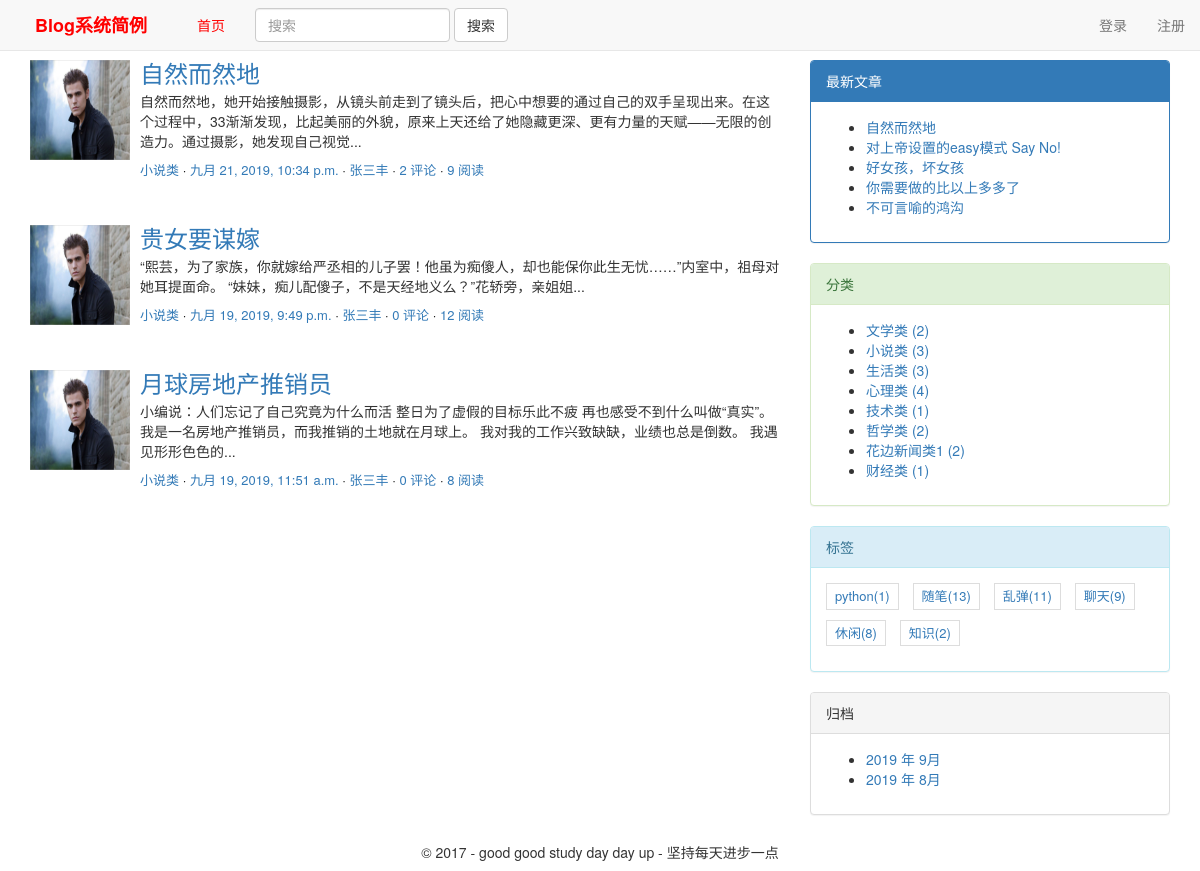
The app's page /category/2/ with its own data.
### blog/models.py (models this page shows, shortened)
class Blog(models.Model):
    title = models.CharField(max_length=70,verbose_name='文章标题')# 文章标题
    body = RichTextUploadingField(verbose_name='文本内容')# 文章正文，我们使用了 RichTextUploadingField
    created_time = models.DateTimeField(verbose_name='创建时间')# 文章的创建时间,存储时间的字段用 DateTimeField 类型。
    modified_time = models.DateTimeField(verbose_name='修改时间')# 文章的最后一次修改时间，存储时间的字段用 DateTimeField 类型。
    excerpt = models.CharField(max_length=200, blank=True,verbose_name='文章摘要') # 指定blank=True 参数值后就可以允许空值了。
    """category是设置文章分类的字段,与前面定义得到Category是多对一的关系,即多个博客文章可归于一类.
    ForeignKey()中参数Category指定外键关联的数据模型(数据库表)的名称，on_delete = models.CASCADE指明如果在Categroy中删除一条记录，
    与这条记录有关的博客记录也会被删除."""
    category = models.ForeignKey(Category,on_delete=models.CASCADE,verbose_name='分类')
    """ tags是标签字段，一篇博客文章可以右多个标签，一个标签下可以有多篇博客文章，因此用ManyToManyFiled类型设置多对多的关联关系
     这里标签tags指定blank=True以允许博客文章没有标签"""
    tags = models.ManyToManyField(Tag, blank=True,verbose_name='标签')
    author = models.ForeignKey(loguser,on_delete=models.CASCADE,verbose_name='作者')
    views = models.IntegerField(default=0,verbose_name='查看次数')
    def get_absolute_url(self):
        return reverse('blog:detail', kwargs={'pk': self.pk})
    class Meta:
        ordering=['-created_time']
        verbose_name = '文档管理表'
        verbose_name_plural = '文档管理表'

class loguser(AbstractUser):
    nikename = models.CharField(max_length=32,verbose_name="昵称",blank=True)
    telephone = models.CharField(max_length=11, null=True, unique=True)
    """
    head_img存储用户头像，在数据库表中存储的是文件的相对地址，字段值形式为upload_to的值/filename。
    图片文件的实际地址由settings.py中的MEDIA_ROOT和head_img中的upload_to决定的，地址为/MEDIA_ROOT的值/upload_to的值/filename
    """
    head_img = models.ImageField(upload_to='headimage', blank=True, null=True, verbose_name='头像')  # 头像
    class Meta:
        verbose_name = "用户信息表"
        verbose_name_plural = verbose_name

class Category(models.Model):
    name = models.CharField(max_length=32,verbose_name='分类名')
    des=models.CharField(max_length=100,verbose_name='备注',null=True)
    class Meta:
        verbose_name='分类'
        verbose_name_plural='分类'

class Tag(models.Model):
    name = models.CharField(max_length=32,verbose_name='标签名')
    des = models.CharField(max_length=100, verbose_name='备注', null=True)
    class Meta:
        verbose_name='标签'
        verbose_name_plural='标签'

### blog/views.py (the view)
# urls.py: re_path('category/(?P<pk>[0-9]+)/', views.categoryview.as_view(), name='category'),
class categoryview(ListView):
    model=models.Blog
    template_name='blog/index.html'
    context_object_name='blog_list'
    def get_queryset(self):
        cate=get_object_or_404(models.Category,pk=self.kwargs.get('pk'))
        return super(categoryview,self).get_queryset().filter(category=cate).order_by('-created_time')

### blog/templatetags/custom_tags.py (called while the page is built)
@register.simple_tag
def get_new_blogs(num=5):
    return Blog.objects.all().order_by('-created_time')[:num]

@register.simple_tag
def archives():
    return Blog.objects.dates('created_time', 'month', order='DESC')

@register.simple_tag
def get_categories():
    return Category.objects.annotate(num_blogs=Count('blog')).filter(num_blogs__gt=0)

@register.simple_tag
def get_tags():
    return Tag.objects.annotate(num_blogs=Count('blog')).filter(num_blogs__gt=0)

### templates/blog/index.html (shortened to what this page needs)
{% extends 'base.html' %}
{% block main %}
{% for blog in blog_list %}
<div class="media">
    <div class="media-left">
        <a href="{% url 'blog:authorindex' blog.author.id %}">
            <img class="media-object" src="/media/{{ blog.author.head_img }}" style="width:100px;height:100px;"
                 alt="点击头像显示此作者的博客文章列表">
        </a>
    </div>
    <div class="media-body">
        <h3 class="media-heading"><a href="{{ blog.get_absolute_url }}">{{ blog.title }}</a></h3>
        <p>{{ blog.excerpt|safe }}...</p>
        <div class="entry-meta">
            <span class="blog-category"><a href="#">{{ blog.category.name }}</a></span>
            <span class="blog-date"><a href="#"><time class="entry-date"
                                                      datetime="{{ blog.created_time }}">{{ blog.created_time }}</time></a></span>
            <span class="blog-author"><a href="#">{{ blog.author.nikename }}</a></span>
            <span class="comments-link"><a href="#">{{ blog.comment_set.count }} 评论</a></span>
            <span class="views-count"><a href="#">{{ blog.views }} 阅读</a></span>
        </div>
    </div>
    {% empty %}
    <div class="no-post">暂时还没有发布的文章！</div>
    {% endfor %}
    {% endblock main %}

### templates/base.html (shortened to what this page needs)
{% load staticfiles %}
{% load custom_tags %}
<html>
<head>
    <link href="{% static 'blog/css/bootstrap.min.css' %}" rel="stylesheet">
    <link rel="stylesheet" href="{% static 'blog/css/blogstyle.css' %}">
</head>
<body>
<nav class="navbar navbar-default navbar-fixed-top">
    <div class="container-fluid">
        <div class="navbar-header">
            <a class="navbar-brand" href="{% url 'blog:index' %}" style="color:red;font-weight:700;">&nbsp;&nbsp;&nbsp;&nbsp;Blog系统简例&nbsp;&nbsp;&nbsp;&nbsp; </a>
        </div>
        <div class="collapse navbar-collapse navbar-left" id="bs-example-navbar-collapse-1">
            <ul class="nav navbar-nav">
                <li {% if tabname == "firsttab" %} class='active' {% endif %}>
                <a href="{% url 'blog:index' %}" style="color:red;">首页</a></li>
                <form class="navbar-form navbar-left" method="get" action="{% url 'haystack_search' %}">
                    <div class="form-group">
                        <input type="text" class="form-control" name="q" placeholder="搜索" required>
                    </div>
                    <button type="submit" class="btn btn-default">搜索</button>
                </form>
        </div>
        <ul class="nav navbar-nav navbar-right">
            {% if request.user.username %}
            <li><a href="#">{{ request.user.nikename }}</a></li>
            <li class="dropdown">
                <a href="#" class="dropdown-toggle" data-toggle="dropdown" role="button" aria-haspopup="true"
                   aria-expanded="false"> 个人中心<span class="caret"></span></a>
                <ul class="dropdown-menu">
                    <li><a href="{% url 'blog:myindex' request.user.id %}">我的文章</a></li>
                    <li role="separator" class="divider"></li>
                    <li><a href="{% url 'blog:logout' %}">注销</a></li>
                </ul>
            </li>
            {% else %}
            <li><a href="{% url 'blog:login' %}">登录</a></li>
            <li><a href="{% url 'blog:registe' %}">注册</a></li>
            {% endif %}
        </ul>
    </div>
</nav>
<div class="content-body" style="both:clear;margin-top:60px;">
    <div class="container">
        <div class="row">
            <main class="col-md-8">
                {% block main %}
                {% endblock main %}
            </main>
            <aside class="col-md-4">
                {% block toc %}
                <div class="panel panel-primary">
                    <div class="panel-heading">最新文章</div>
                    <div class="panel-body">
                        {% get_new_blogs as new_blog_list %}
                        <ul>
                            {% for blog in new_blog_list %}
                            <li>
                                <a href="{{ blog.get_absolute_url }}">{{ blog.title }}</a>
                            </li>
                            {% empty %}
                            暂无文章！
                            {% endfor %}
                        </ul>
                    </div>
                </div>
                <div class="panel panel-success">
                    <div class="panel-heading">分类</div>
                    <div class="panel-body">
                        {% get_categories as category_list %}
                        <ul>
                            {% for category in category_list %}
                            <li>
                                <a href="{% url 'blog:category' category.pk %}">{{ category.name }} <span
                                        class="post-count">({{ category.num_blogs}})</span></a>
                            </li>
                            {% empty %}
                            暂无分类！
                            {% endfor %}
                        </ul>
                    </div>
                </div>
                <div class="panel panel-info">
                    <div class="panel-heading">标签</div>
                    <div class="panel-body">
                        <div class="tag-list">
                            {% get_tags as tag_list %}
                            <ul >
                                {% for tag in tag_list %}
                                <li><a href="{% url 'blog:tag' tag.pk %}">{{ tag.name }}({{ tag.num_blogs }})</a>
                                </li>
                                {% empty %}
                                暂无标签！
                                {% endfor %}
                            </ul>
                        </div>
                    </div>
                </div>
                <div class="panel panel-default">
                    <div class="panel-heading">归档</div>
                    <div class="panel-body">
                        {% archives as date_list %}
                        <ul>
                            {% for date in date_list %}
                            <li>
                                <a href="{% url 'blog:archives' date.year date.month %}">
                                    {{ date.year }} 年 {{ date.month }}月</a>
                            </li>
                            {% empty %}
                            暂无归档！
                            {% endfor %}
                        </ul>
                    </div>
                </div>
                {% endblock toc %}
            </aside>
        </div>
    </div>
</div>
<div class="container">
    <div class="row">
        <div class="col-md-12">
            <div align="center">
                <h5>&copy 2017 - good good study day day up - 坚持每天进步一点</h5>
            </div>
        </div>
    </div>
</div>
</body>
</html>

### blog/static/blog/css/blogstyle.css (style rules this page uses)
.entry-meta { text-align:left; color: #DDDDDD; font-size: 13px; margin-bottom: 30px; }
.blog-category::after, .blog-date::after, .blog-author::after, .comments-link::after { content: ' ·'; color: #000; }
.tag-list ul { padding: 0; margin: 0; margin-right: -10px; }
.tag-list ul li { list-style-type: none; font-size: 13px; display: inline-block; margin-right: 10px; margin-bottom: 10px; padding: 3px 8px; border: 1px solid #ddd; }

### records on screen
Blog: author.head_img (picture), title "自然而然地", excerpt "自然而然地，她开始接触摄影，从镜头前走到了镜头后，把心中想要的通过自己的双手呈现出来。在这个过程中，33渐渐发现，比起美丽的外貌，原来上天还给了她隐藏更深、更有力量的天赋——无限的创造力。通过摄影，她发现自己视觉", category.name "小说类", created_time "九月 21, 2019, 10:34 p.m.", author.nikename "张三丰", comment_set.count "2", views "9"
Blog: author.head_img (picture), title "贵女要谋嫁", excerpt "“熙芸，为了家族，你就嫁给严丞相的儿子罢！他虽为痴傻人，却也能保你此生无忧……”内室中，祖母对她耳提面命。 “妹妹，痴儿配傻子，不是天经地义么？”花轿旁，亲姐姐", category.name "小说类", created_time "九月 19, 2019, 9:49 p.m.", author.nikename "张三丰", comment_set.count "0", views "12"
Blog: author.head_img (picture), title "月球房地产推销员", excerpt "小编说：人们忘记了自己究竟为什么而活 整日为了虚假的目标乐此不疲 再也感受不到什么叫做“真实”。 我是一名房地产推销员，而我推销的土地就在月球上。 我对我的工作兴致缺缺，业绩也总是倒数。 我遇见形形色色的", category.name "小说类", created_time "九月 19, 2019, 11:51 a.m.", author.nikename "张三丰", comment_set.count "0", views "8"
Blog: title "对上帝设置的easy模式 Say No!"
Blog: title "好女孩，坏女孩"
Blog: title "你需要做的比以上多多了"
Blog: title "不可言喻的鸿沟"
Category: name "文学类", num_blogs "2"
Category: name "小说类", num_blogs "3"
Category: name "生活类", num_blogs "3"
Category: name "心理类", num_blogs "4"
Category: name "技术类", num_blogs "1"
Category: name "哲学类", num_blogs "2"
Category: name "花边新闻类1", num_blogs "2"
Category: name "财经类", num_blogs "1"
Tag: name "python", num_blogs "1"
Tag: name "随笔", num_blogs "13"
Tag: name "乱弹", num_blogs "11"
Tag: name "聊天", num_blogs "9"
Tag: name "休闲", num_blogs "8"
Tag: name "知识", num_blogs "2"

### other values on screen
{{ date.year }} "2019" "2019"
{{ date.month }} "9" "8"
